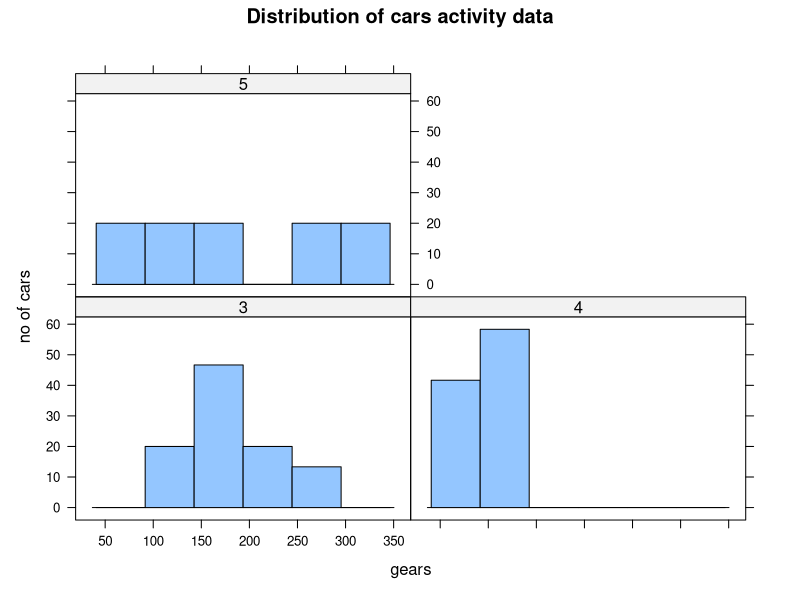
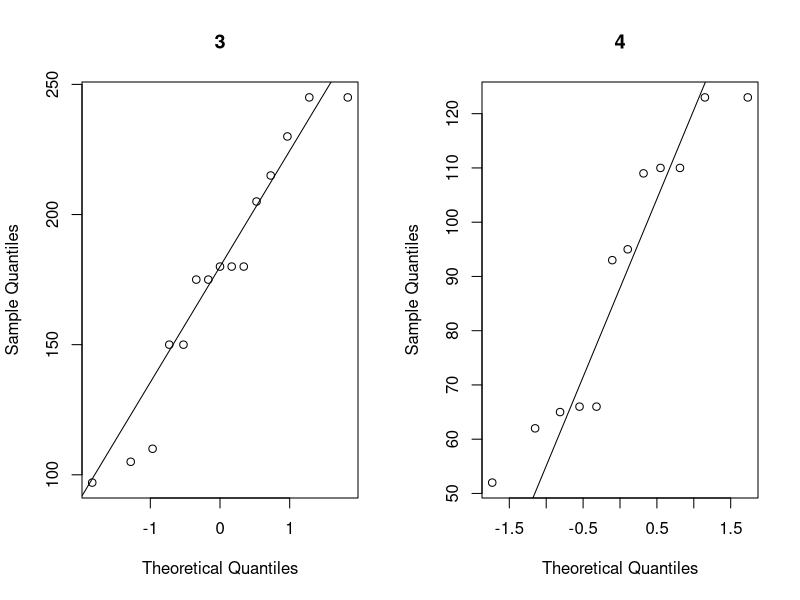
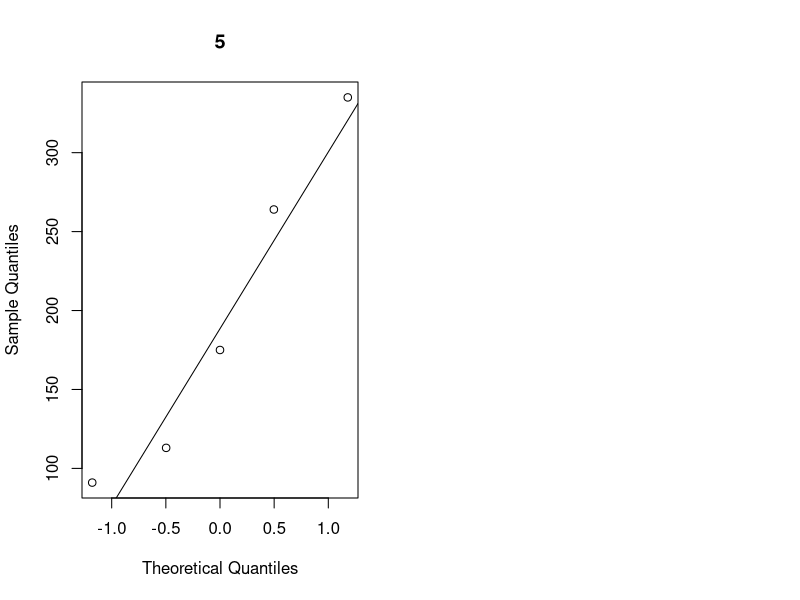
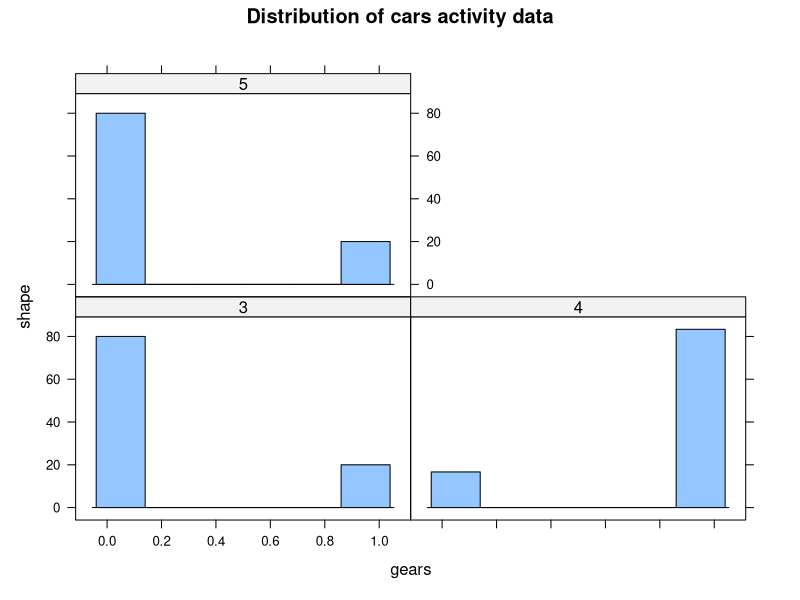

Source code (R) for these figures, in order:
cars<-mtcars
str(cars)
View(cars)
#gear-independent variable
#hp-dependent variable

cars$gear<-factor(cars$gear)
is.factor(cars$gear)

#H0: no correlation
# H1: correlation
normality_test<-shapiro.test(cars$hp)
normality_test


# Create box plot
library(lattice)
windows(16,10)
histogram(~hp | gear, 
          data = cars, 
          main = "Distribution of cars activity data", 
          xlab = "gears", 
          ylab = "no of cars")
windows(16,10)
opar <- par(no.readonly = TRUE)
# arrange plots in 1 rows and 2 column
par(mfrow = c(1, 2))
with(cars, {
  qqnorm(hp[gear ==3], 
         main =3)
  qqline(hp[gear == 3])
})

with(cars, {
  qqnorm(hp[gear == 4], 
         main = 4)
  qqline(hp[gear == 4])
})
with(cars, {
  qqnorm(hp[gear ==5], 
         main =5)
  qqline(hp[gear == 5])
})

attach(cars)
tapply(hp,gear,shapiro.test)
 kruskal.test(hp~gear)


 
 
 
#vs-shape of the engine-dependent
#gear-No of gearbox-independent
library(lattice)
windows(16,10)
histogram(~vs | gear, 
          data = cars, 
          main = "Distribution of cars activity data", 
          xlab = "gears", 
          ylab = "shape")
tapply(vs,gear,shapiro.test)
shapiro.test(cars$vs)
attach(cars)
chisq.test(vs,gear)
